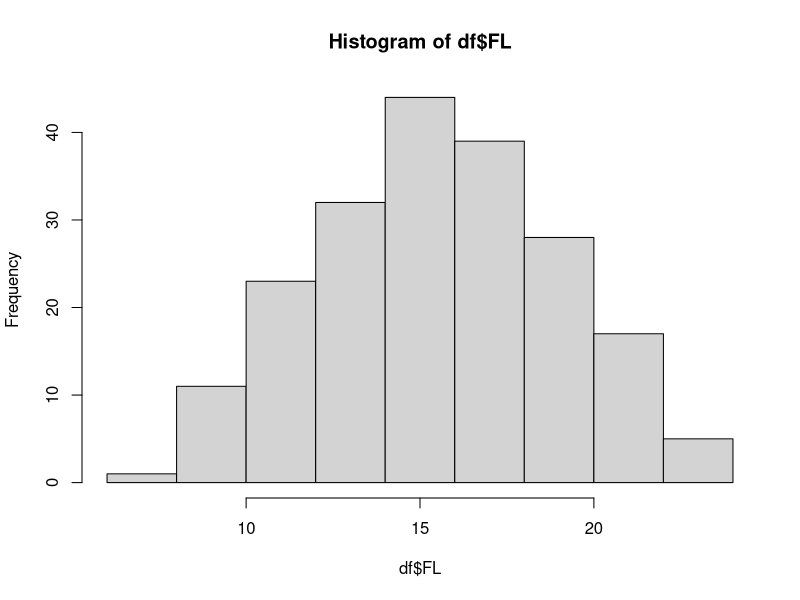
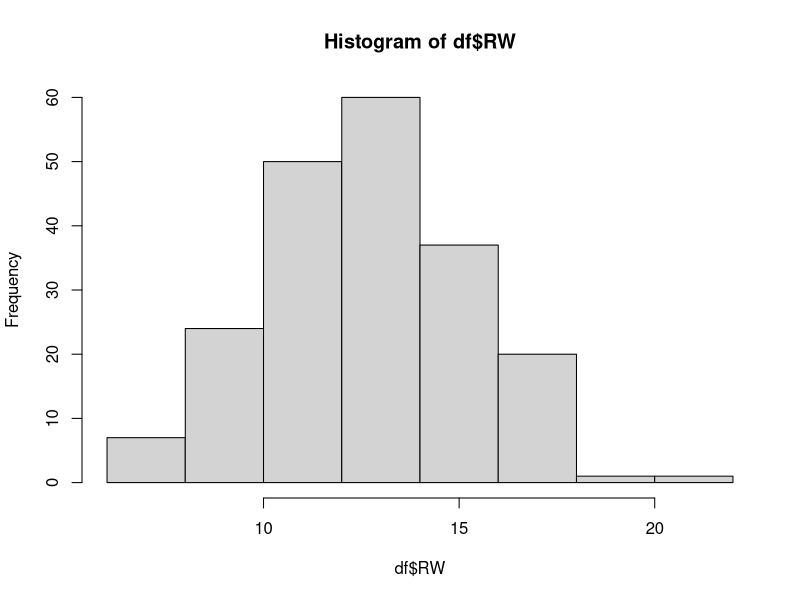
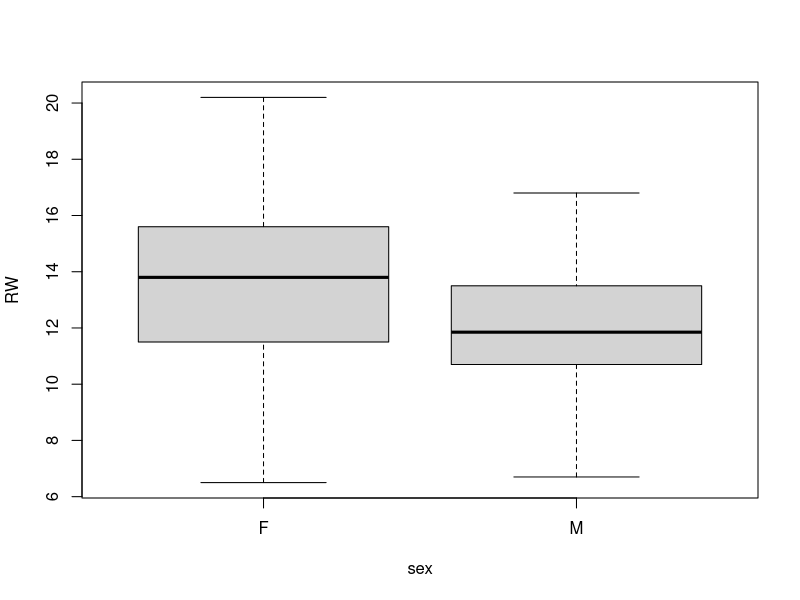
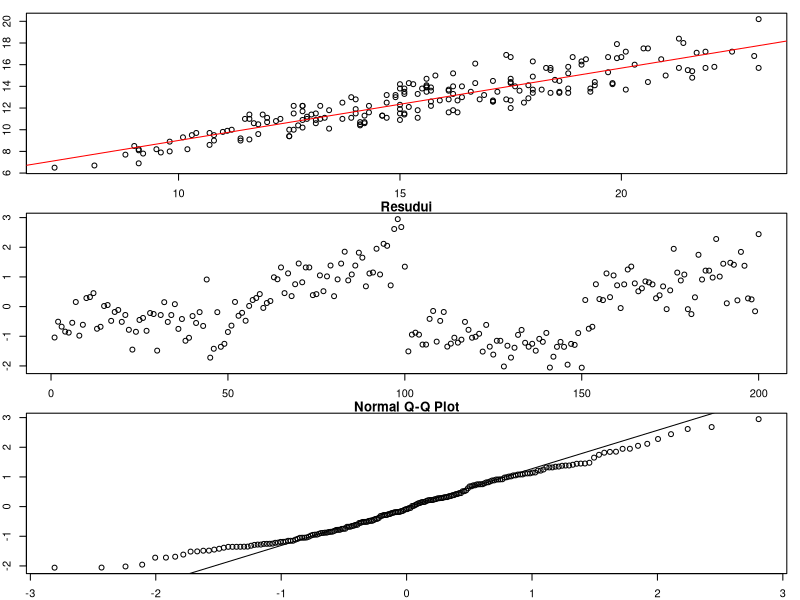

The R source for these figures, in order:
#1
library(MASS)

#2
df <- crabs[,c("sex", "FL", "RW")]

#3
hist(df$FL)

hist(df$RW)

#4
boxplot(RW ~ sex , data = df)


#5
lm1 <- lm(RW ~ FL , data = df)

summary(lm1)

#6
par(mfrow = c(3,1), mar = c(2,2,1,1))
plot(RW ~ FL, data = df)
abline(lm1$coefficients, col = "red")
plot(lm1$residuals, main = "Resudui")
qqnorm(lm1$residuals)
qqline(lm1$residuals)

# I residui sembrano seguire un andamento non casuale.
# 
# Da una veloce analisi dei dati infatti si evince che
# i primi le misurazioni 1-50 e 101-150 riguadano granchi maschi,
# mentre le restanti sono femminili. 
# 
# Questo sembra suggerire diversi residui valori per i residui.
# Questo suggerisce che si dovrebbe considerare un modello 
# generalizzato che tiene anche conto della variabile sex.